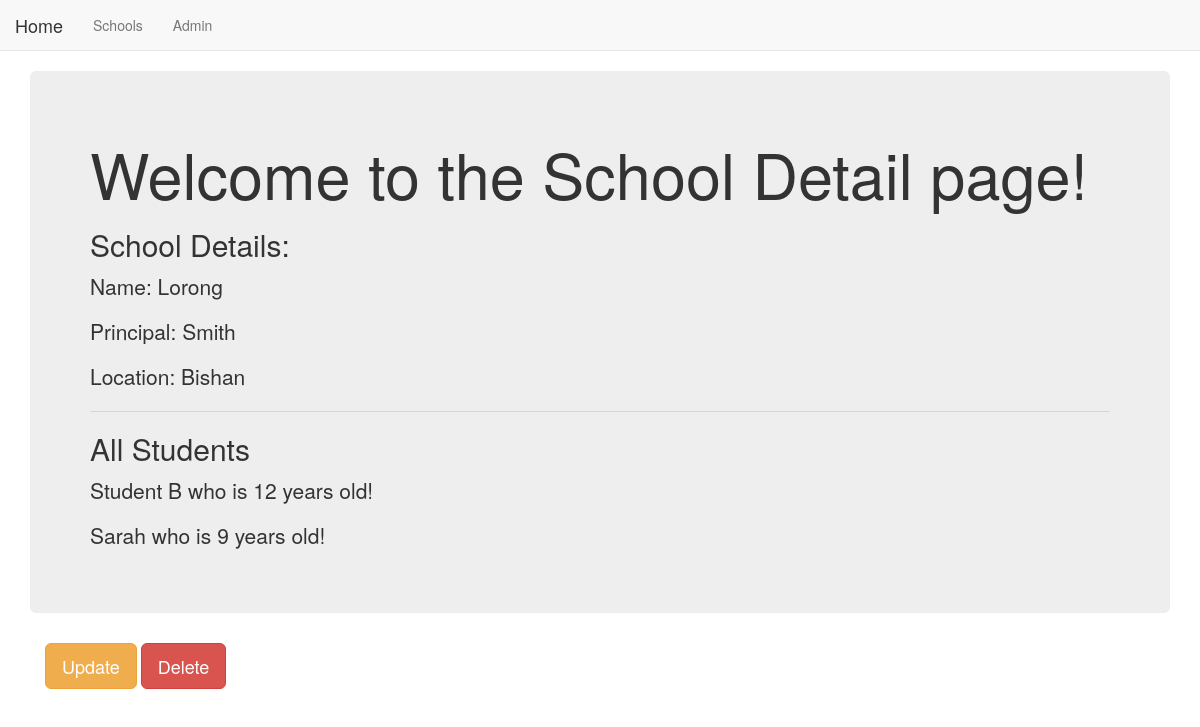
The app's page /basic_app/2/, older data.
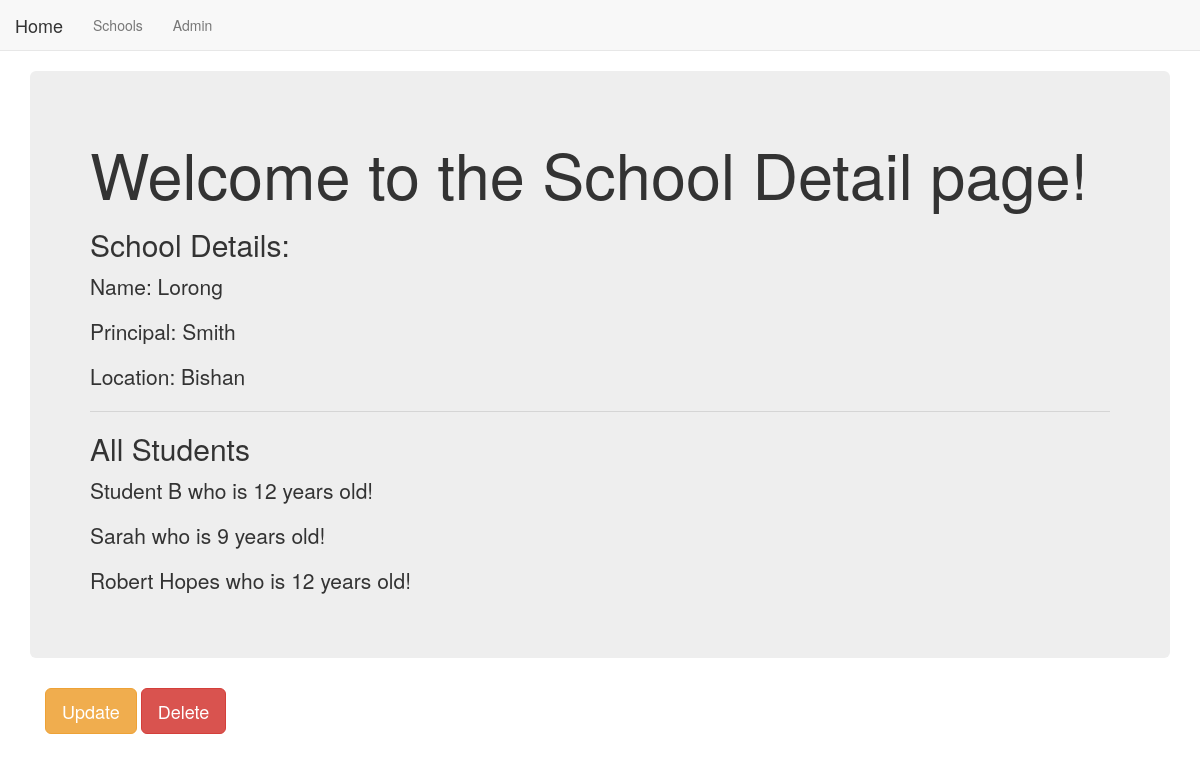
The same page, newer data.
### basic_app/models.py (models this page shows, shortened)
class School(models.Model):
    name = models.CharField(max_length=256)
    principal = models.CharField(max_length=256)
    location = models.CharField(max_length=256)

class Student(models.Model):
    name = models.CharField(max_length=256)
    age = models.PositiveIntegerField()
    school = models.ForeignKey(School, related_name='students')

### basic_app/views.py (the view)
# urls.py: url(r'^(?P<pk>\d+)/$', views.SchoolDetailView.as_view(), name='detail'),
class SchoolDetailView(DetailView):
    context_object_name = 'school_detail'
    model = models.School
    template_name = 'basic_app/school_detail.html'

### basic_app/templates/basic_app/school_detail.html (shortened to what this page needs)
{% extends "basic_app/basic_app_base.html" %}
{% block body_block %}
<div class='jumbotron'>
    <h1>Welcome to the School Detail page!</h1>
    <h2>School Details:</h2>
    <p>Name: {{ school_detail.name }}</p>
    <p>Principal: {{ school_detail.principal }}</p>
    <p>Location: {{ school_detail.location }}</p>
    <hr>
    <h2>All Students</h2>
    {% for student in school_detail.students.all %}
        <p>{{ student.name }} who is {{ student.age }} years old!</p>
    {% endfor %}
</div>
<div class="container">
    <p>
        <a class="btn btn-warning btn-lg" href="{% url 'basic_app:school_update' pk=school_detail.pk %}">Update</a>
        <a class="btn btn-danger btn-lg" href="{% url 'basic_app:school_delete' pk=school_detail.pk %}">Delete</a>
    </p>
</div>
{% endblock body_block %}

### basic_app/templates/basic_app/basic_app_base.html (shortened to what this page needs)
<!DOCTYPE html>
{% load staticfiles %}
<html lang="en">
<head>
    <link rel="stylesheet" href="{% static 'css/bootstrap.min.css' %}">
</head>
<body>
    <nav class='navbar navbar-default navbar-static-top'>
        <ul class='nav navbar-nav'>
            <li><a class='navbar-brand' href="{% url 'index' %}">Home</a></li>
            <li><a class='navbar-link' href="{% url 'basic_app:list' %}">Schools</a></li>
            <li><a class='navbar-link' href="{% url 'admin:index' %}">Admin</a></li>
            <li><a class='navbar-link' href=""></a></li>
        </ul>
    </nav>
    <div class='container'>
        {% block body_block %}
        {% endblock %}
    </div>
</body>
</html>

Row changes from the older to the newer data that the page shows:
added Student: name "Robert Hopes", age "12"
